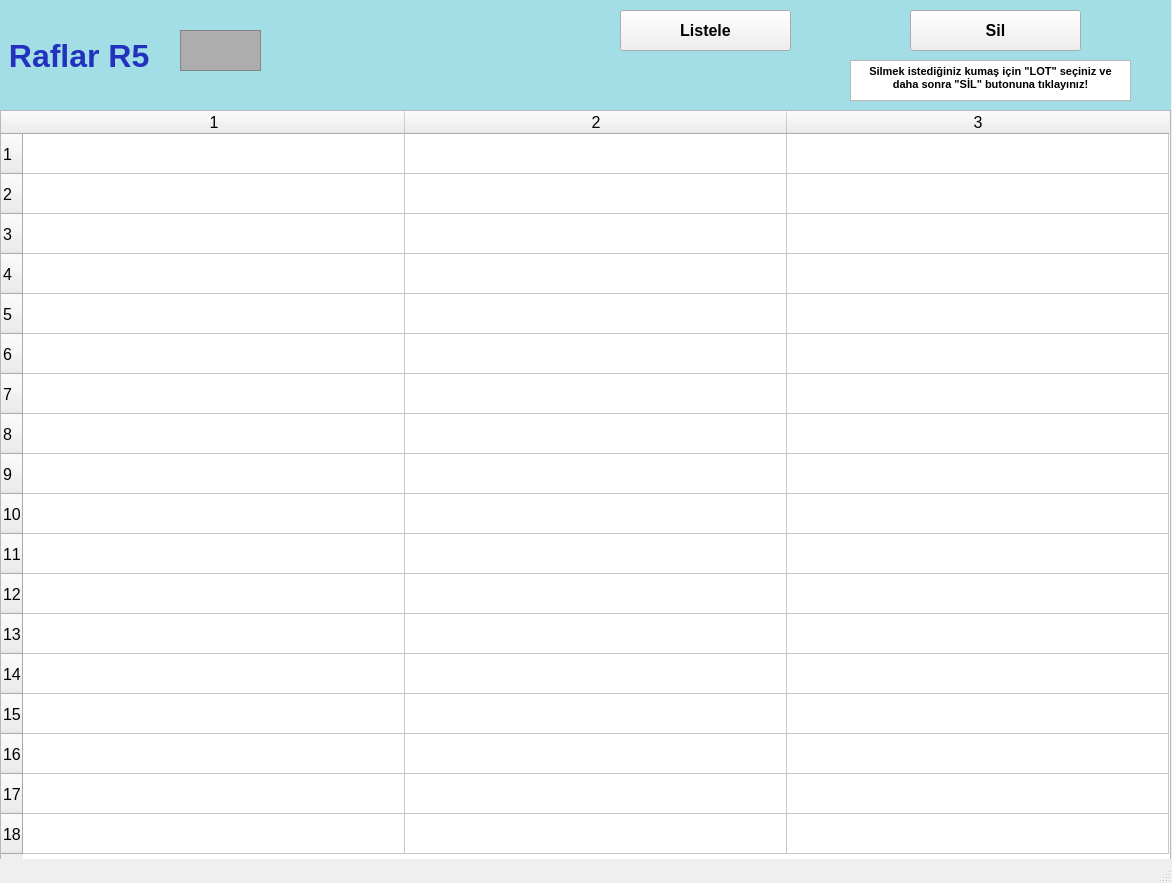
<?xml version="1.0" encoding="UTF-8"?>
<ui version="4.0">
 <class>raflarR5_ekran</class>
 <widget class="QMainWindow" name="raflarR5_ekran">
  <property name="geometry">
   <rect>
    <x>0</x>
    <y>0</y>
    <width>1172</width>
    <height>883</height>
   </rect>
  </property>
  <property name="font">
   <font>
    <pointsize>12</pointsize>
    <weight>50</weight>
    <bold>false</bold>
    <kerning>false</kerning>
   </font>
  </property>
  <property name="windowTitle">
   <string/>
  </property>
  <widget class="QWidget" name="centralwidget">
   <widget class="QLabel" name="raflarR1yazi_lbl">
    <property name="geometry">
     <rect>
      <x>0</x>
      <y>0</y>
      <width>1171</width>
      <height>111</height>
     </rect>
    </property>
    <property name="font">
     <font>
      <pointsize>24</pointsize>
      <weight>75</weight>
      <bold>true</bold>
     </font>
    </property>
    <property name="styleSheet">
     <string notr="true">background-color: rgb(163, 221, 229);
color: rgb(34, 50, 190);</string>
    </property>
    <property name="text">
     <string> Raflar R5</string>
    </property>
   </widget>
   <widget class="QFrame" name="raflarR1_img">
    <property name="geometry">
     <rect>
      <x>180</x>
      <y>30</y>
      <width>81</width>
      <height>41</height>
     </rect>
    </property>
    <property name="styleSheet">
     <string notr="true">background-color: rgb(173, 173, 173);</string>
    </property>
    <property name="frameShape">
     <enum>QFrame::StyledPanel</enum>
    </property>
    <property name="frameShadow">
     <enum>QFrame::Raised</enum>
    </property>
   </widget>
   <widget class="QTableWidget" name="R5_tw">
    <property name="geometry">
     <rect>
      <x>0</x>
      <y>110</y>
      <width>1171</width>
      <height>751</height>
     </rect>
    </property>
    <property name="baseSize">
     <size>
      <width>0</width>
      <height>0</height>
     </size>
    </property>
    <property name="rowCount">
     <number>18</number>
    </property>
    <property name="columnCount">
     <number>3</number>
    </property>
    <attribute name="horizontalHeaderVisible">
     <bool>true</bool>
    </attribute>
    <attribute name="horizontalHeaderCascadingSectionResizes">
     <bool>false</bool>
    </attribute>
    <attribute name="horizontalHeaderDefaultSectionSize">
     <number>382</number>
    </attribute>
    <attribute name="horizontalHeaderMinimumSectionSize">
     <number>38</number>
    </attribute>
    <attribute name="verticalHeaderDefaultSectionSize">
     <number>40</number>
    </attribute>
    <attribute name="verticalHeaderMinimumSectionSize">
     <number>23</number>
    </attribute>
    <row/>
    <row/>
    <row/>
    <row/>
    <row/>
    <row/>
    <row/>
    <row/>
    <row/>
    <row/>
    <row/>
    <row/>
    <row/>
    <row/>
    <row/>
    <row/>
    <row/>
    <row/>
    <column/>
    <column/>
    <column/>
   </widget>
   <widget class="QPushButton" name="listeleR5_btn">
    <property name="geometry">
     <rect>
      <x>620</x>
      <y>10</y>
      <width>171</width>
      <height>41</height>
     </rect>
    </property>
    <property name="font">
     <font>
      <pointsize>12</pointsize>
      <weight>75</weight>
      <bold>true</bold>
     </font>
    </property>
    <property name="text">
     <string>Listele</string>
    </property>
   </widget>
   <widget class="QPushButton" name="silR5_btn">
    <property name="geometry">
     <rect>
      <x>910</x>
      <y>10</y>
      <width>171</width>
      <height>41</height>
     </rect>
    </property>
    <property name="font">
     <font>
      <pointsize>12</pointsize>
      <weight>75</weight>
      <bold>true</bold>
     </font>
    </property>
    <property name="text">
     <string>Sil</string>
    </property>
   </widget>
   <widget class="QTextBrowser" name="textBrowser">
    <property name="geometry">
     <rect>
      <x>850</x>
      <y>60</y>
      <width>281</width>
      <height>41</height>
     </rect>
    </property>
    <property name="html">
     <string>&lt;!DOCTYPE HTML PUBLIC &quot;-//W3C//DTD HTML 4.0//EN&quot; &quot;http://www.w3.org/TR/REC-html40/strict.dtd&quot;&gt;
&lt;html&gt;&lt;head&gt;&lt;meta name=&quot;qrichtext&quot; content=&quot;1&quot; /&gt;&lt;style type=&quot;text/css&quot;&gt;
p, li { white-space: pre-wrap; }
&lt;/style&gt;&lt;/head&gt;&lt;body style=&quot; font-family:'MS Shell Dlg 2'; font-size:12pt; font-weight:400; font-style:normal;&quot;&gt;
&lt;p align=&quot;center&quot; style=&quot; margin-top:0px; margin-bottom:0px; margin-left:0px; margin-right:0px; -qt-block-indent:0; text-indent:0px;&quot;&gt;&lt;span style=&quot; font-size:8pt; font-weight:600;&quot;&gt;Silmek istediğiniz kumaş için &amp;quot;LOT&amp;quot; seçiniz ve daha sonra &amp;quot;SİL&amp;quot; butonuna tıklayınız!&lt;/span&gt;&lt;/p&gt;&lt;/body&gt;&lt;/html&gt;</string>
    </property>
   </widget>
  </widget>
  <widget class="QStatusBar" name="statusbar"/>
 </widget>
 <resources/>
 <connections/>
</ui>
